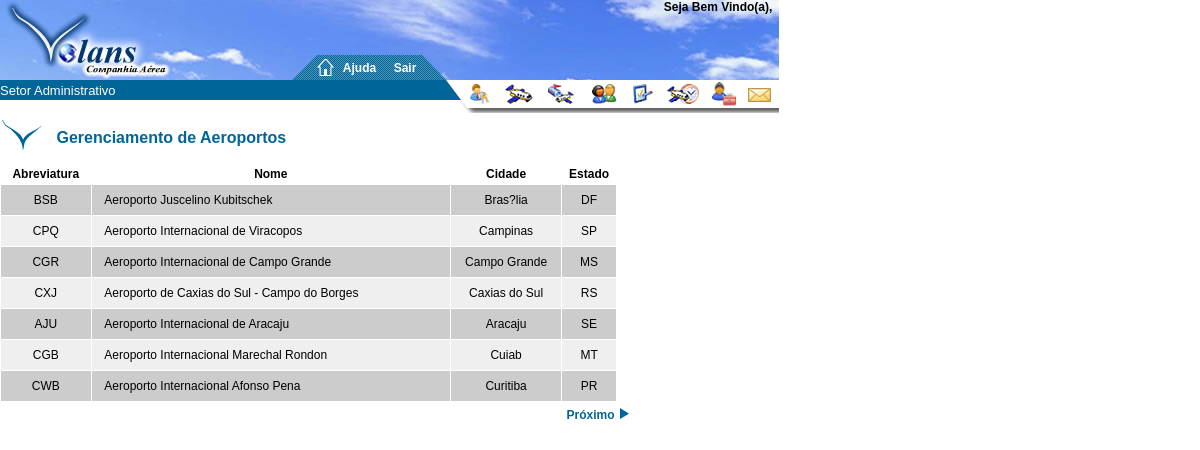
Page /adm/aeroportos/lista_aeroporto.php (signed in) on the committed database.
### tables this page shows
CREATE TABLE IF NOT EXISTS `aeroporto` (
  `id_aeroporto` varchar(4) DEFAULT NULL,
  `nome` varchar(50) DEFAULT NULL,
  `cidade` varchar(20) DEFAULT NULL,
  `estado` varchar(2) DEFAULT NULL
);

### adm/aeroportos/lista_aeroporto.php (the view, shortened to what this page needs)
<html>
<head>
<link href="../../interface/interface.css" rel="stylesheet" type="text/css">
</head>
<body>
<? include ("../topo/topo_adm.php"); ?>
<table width="779" border="0" cellpadding="0" cellspacing="0">
  <tr valign="top">
    <td width="50" rowspan="2"><img src="../fatias/asa_azul.gif" width="42" height="34" hspace="0" vspace="0" align="bottom" class="img"></td>
  </tr>
  <tr>
    <td width="639" align="left" valign="bottom"> <h1 class="tit_administrador">Gerenciamento de Aeroportos</h1></td>
</tr>
</table>
<br>
<table border="0" cellpadding="0" cellspacing="1" width="779">
<tr align='center' height='20'>
<td><b>Abreviatura</b></td>
<td><b>Nome</b></td>
<td><b>Cidade</b></td>
<td><b>Estado</b></td>
<td width='80'>&nbsp;</td>
<td width='80'>&nbsp;</td>
</tr>
<? $tabela="aeroporto";
if(isset($_REQUEST["pagina"])=="") {
  $pagina="1";
}else{
     $pagina=$_REQUEST["pagina"];
}
$maximo="7";
$inicio=$pagina-1;
$inicio=$maximo*$inicio;
?>
<?
$sql=mysql_query("SELECT * FROM $tabela LIMIT $inicio,$maximo");
$t=0;
while($linha=mysql_fetch_array($sql)) {
$id_aeroporto=$linha['id_aeroporto'];
$nome=$linha['nome'];
$cidade=$linha['cidade'];
$estado=$linha['estado'];
$t++;
            if ($t % 2 == 0) {
			$cor="#EFEFEF";
			}
            else {
			  $cor="#CCCCCC";
			}
   echo "<tr align='center' bgcolor='$cor' valign='middle' height='30'>
<td><p> $id_aeroporto </p></td>
<td align='left'><p> &nbsp; &nbsp; $nome </p></td>
<td><p> $cidade </p></td>
<td><p> $estado </p></td>";
echo "</tr>";
}
?>
</table>
<br>
<?
$menos=$pagina-1;
$mais=$pagina+1;
$p_ini=$mais-1;
$p_ini=$maximo*$p_ini;
$p_query=mysql_query("SELECT * FROM $tabela LIMIT $p_ini,$maximo");
$p_total=mysql_num_rows($p_query);
echo "<div align='center'>";
if($menos>0) {
   echo "<a href=\"?pagina=$menos\" class='link2'><img src='../../icones/adm/i_anterior.gif' border='0' hspace='5'>Anterior</a> ";
} if($p_total>0) {
   echo  "<a href=\"?pagina=$mais\"  class='link2'>Próximo<img src='../../icones/adm/i_proximo.gif' border='0' hspace='5'></a>";
}
 echo "</div>";
?>

### adm/topo/topo_adm.php (shortened to what this page needs)
<table width="779" height="119" border="0" cellpadding="0" cellspacing="0">
  <tr>
    <td height="80" colspan="3" background="../fatias/topo.jpg"><table width="779" height="80" border="0" align="center" cellpadding="0" cellspacing="0">
        <tr align="right" valign="top">
          <td height="55" colspan="4" class="login">Seja Bem Vindo(a), <? echo $_SESSION['x_nome']; ?>&nbsp;</td>
        </tr>
        <tr>
          <td width="335" height="25"> <div align="right"><a href="../index.php" onMouseOver="infoLink('Principal');return document.valourtrue" onMouseOut="vazio()"><img src="../fatias/casa.gif" width="19" height="19" border="0"></a></div></td>
          <td width="49" height="25"> <div align="center"><a href="#" onclick= "window.open('../ajuda/ajuda.php','ajuda','width=420, height=300, top=150, left=190, scrollbars=yes')" onMouseOver="infoLink('Ajuda');return document.valourtrue" onMouseOut="vazio()">Ajuda</a></div></td>
          <td width="42" height="25"> <div align="center"><a href="../logout.php" onMouseOver="infoLink('Sair');return document.valourtrue" onMouseOut="vazio()">Sair</a></div></td>
          <td width="353" height="25">&nbsp;</td>
        </tr>
      </table></td>
  </tr>
  <tr>
    <td width="127" height="20" bgcolor="#006699" class="setor_adm">Setor
      Administrativo</td>
    <td width="320" height="20" bgcolor="#006699">&nbsp;</td>
    <td width="332" rowspan="2" valign="top"> <div align="right"><img src="../fatias/menu_dir.gif" width="333" height="33" border="0" usemap="#Map"></div></td>
  </tr>
  <tr>
    <td height="19" colspan="2">&nbsp;</td>
  </tr>
</table>

### interface/interface.css (style rules this page uses)
body { padding: 0px; margin: 0px; font-family: Arial; font-size: 6px; color: #00000; }
p { padding: 0px; margin: 0px; font-size: 12px; }
b { font-size: 12px; font-weight: bold; }
a { color: #FFFFFF; font-size: 12px; font-family: Arial; text-decoration: none; font-weight: bold; }
.link2 { color: #006699; font-family: Arial; font-size: 12px; text-decoration: none; font-weight: bold; padding: 2px; }
.setor_adm { color:#FFFFFF; font-family: Arial; font-size: 13px; }
h1 { font-size: 16px; font-weight: bold; padding: 10px 0px; margin: 0px; }
.login { font-family: Arial; font-size: 12px; font-weight: bold; }
.img { padding: 0px; }
.tit_administrador { color: #006699; }

### rows in the picture
aeroporto: id_aeroporto "BSB", nome "Aeroporto Juscelino Kubitschek", cidade "Bras?lia", estado "DF"
aeroporto: id_aeroporto "CPQ", nome "Aeroporto Internacional de Viracopos", cidade "Campinas", estado "SP"
aeroporto: id_aeroporto "CGR", nome "Aeroporto Internacional de Campo Grande", cidade "Campo Grande", estado "MS"
aeroporto: id_aeroporto "CXJ", nome "Aeroporto de Caxias do Sul - Campo do Borges", cidade "Caxias do Sul", estado "RS"
aeroporto: id_aeroporto "AJU", nome "Aeroporto Internacional de Aracaju", cidade "Aracaju", estado "SE"
aeroporto: id_aeroporto "CGB", nome "Aeroporto Internacional Marechal Rondon", cidade "Cuiab", estado "MT"
aeroporto: id_aeroporto "CWB", nome "Aeroporto Internacional Afonso Pena", cidade "Curitiba", estado "PR"
